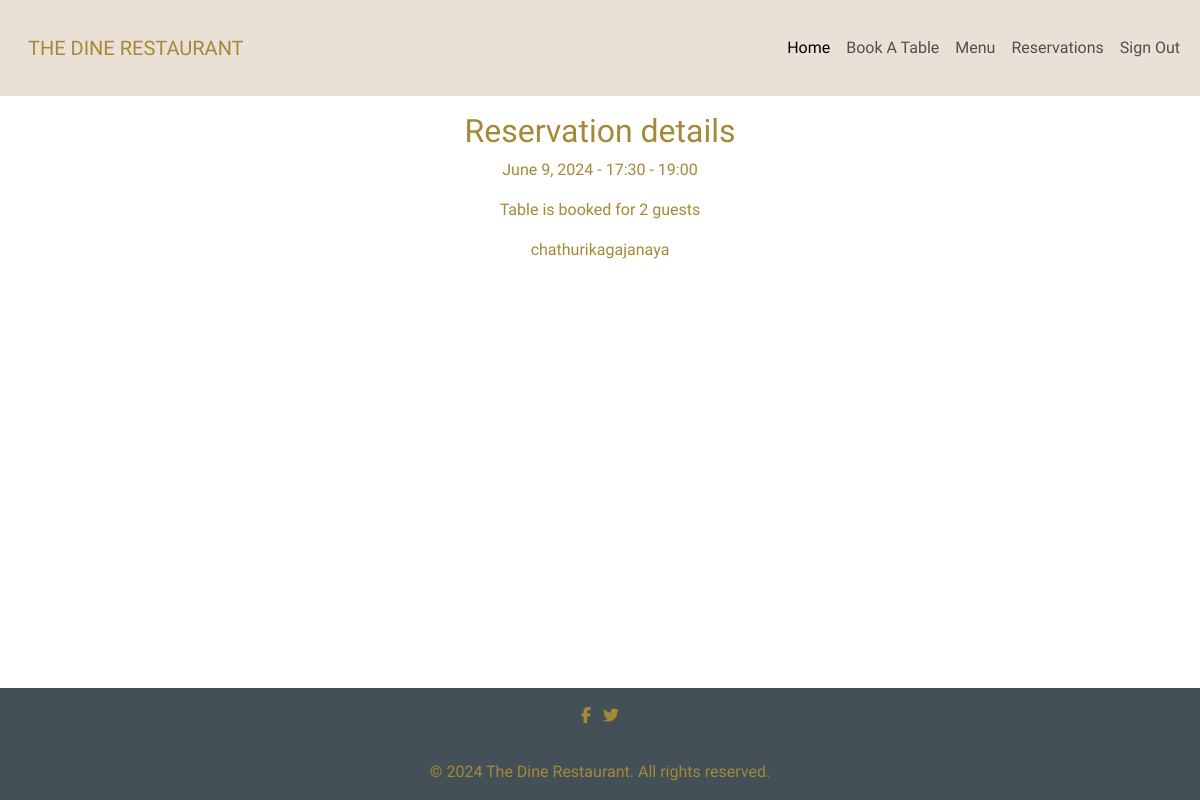
/reservation/9/ (signed in), run on the app's committed database.
### reservation/models.py (models this page shows, shortened)
class Reservation(models.Model):
    time_slot = models.IntegerField(choices=TIME_SLOTS, default=2)
    customer = models.ForeignKey(Customer, on_delete=models.CASCADE)
    reservation_date = models.DateField(default=timezone.now)
    number_of_guests = models.IntegerField(default=2)
    table = models.ForeignKey(Table, on_delete=models.DO_NOTHING)
    class Meta:
        ordering = ['reservation_date', 'time_slot']

class Customer(models.Model):
    first_name = models.CharField(max_length=25)
    last_name = models.CharField(max_length=25)
    email = models.CharField(max_length=100)
    phone = models.CharField(max_length=23)
    def __str__(self) -> str:
        return str(self.email)

### reservation/views.py (the view)
# urls.py: path("<int:id>/", views.ReservationDetailView.as_view(), name="reservation-details"),
class ReservationDetailView(LoginRequiredMixin, DetailView):
    template_name = 'reservation/reservation_detail.html'
    def get_object(self, queryset=None):
        id_ = self.kwargs.get("id")
        return get_object_or_404(Reservation, id=id_)

### reservation/templates/reservation/reservation_detail.html
{% extends 'base.html' %}
{% block content %}
<div class="text-center">
    <h2 class="px-5 pt-3">Reservation details</h2>
    <div class="px-5 py3">
        <p>{{object.reservation_date}} - {{ object.get_time_slot_display }}</p>
        <p>Table {{object.table_number}} is booked for {{object.number_of_guests}} guests</p>
        <p>{{object.customer}}</p>
    </div>
</div>
{% endblock %}

### static/css/style.css (style rules this page uses)
html { font-size: 1rem; }
body { font-family: "Gabriela", serif; color: #a48936; background-color: white }

### data on the page
Reservation: reservation_date "June 9, 2024", time_slot "17:30 - 19:00", number_of_guests "2", customer "chathurikagajanaya"
